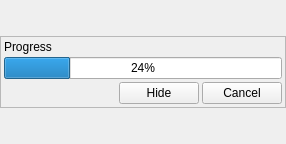
<ui version="4.0" >
 <class>ProgressPanel</class>
 <widget class="QWidget" name="ProgressPanel" >
  <property name="geometry" >
   <rect>
    <x>0</x>
    <y>0</y>
    <width>286</width>
    <height>144</height>
   </rect>
  </property>
  <property name="windowTitle" >
   <string>Progress Panel</string>
  </property>
  <layout class="QGridLayout" >
   <property name="margin" >
    <number>0</number>
   </property>
   <property name="spacing" >
    <number>0</number>
   </property>
   <item row="1" column="0" >
    <spacer>
     <property name="orientation" >
      <enum>Qt::Horizontal</enum>
     </property>
     <property name="sizeHint" >
      <size>
       <width>22</width>
       <height>21</height>
      </size>
     </property>
    </spacer>
   </item>
   <item row="1" column="2" >
    <spacer>
     <property name="orientation" >
      <enum>Qt::Horizontal</enum>
     </property>
     <property name="sizeHint" >
      <size>
       <width>22</width>
       <height>31</height>
      </size>
     </property>
    </spacer>
   </item>
   <item row="2" column="1" >
    <spacer>
     <property name="orientation" >
      <enum>Qt::Vertical</enum>
     </property>
     <property name="sizeHint" >
      <size>
       <width>51</width>
       <height>20</height>
      </size>
     </property>
    </spacer>
   </item>
   <item row="0" column="1" >
    <spacer>
     <property name="orientation" >
      <enum>Qt::Vertical</enum>
     </property>
     <property name="sizeHint" >
      <size>
       <width>16</width>
       <height>20</height>
      </size>
     </property>
    </spacer>
   </item>
   <item row="1" column="1" >
    <widget class="QFrame" name="frame" >
     <property name="autoFillBackground" >
      <bool>true</bool>
     </property>
     <property name="frameShape" >
      <enum>QFrame::StyledPanel</enum>
     </property>
     <property name="frameShadow" >
      <enum>QFrame::Raised</enum>
     </property>
     <layout class="QGridLayout" >
      <property name="margin" >
       <number>3</number>
      </property>
      <property name="spacing" >
       <number>3</number>
      </property>
      <item row="2" column="2" >
       <widget class="QPushButton" name="cancelButton" >
        <property name="text" >
         <string>Cancel</string>
        </property>
       </widget>
      </item>
      <item row="2" column="1" >
       <widget class="QPushButton" name="hideButton" >
        <property name="text" >
         <string>Hide</string>
        </property>
       </widget>
      </item>
      <item row="2" column="0" >
       <spacer>
        <property name="orientation" >
         <enum>Qt::Horizontal</enum>
        </property>
        <property name="sizeHint" >
         <size>
          <width>161</width>
          <height>20</height>
         </size>
        </property>
       </spacer>
      </item>
      <item row="1" column="0" colspan="3" >
       <widget class="QProgressBar" name="progressBar" >
        <property name="value" >
         <number>24</number>
        </property>
        <property name="orientation" >
         <enum>Qt::Horizontal</enum>
        </property>
       </widget>
      </item>
      <item row="0" column="0" colspan="3" >
       <widget class="QLabel" name="label" >
        <property name="autoFillBackground" >
         <bool>false</bool>
        </property>
        <property name="text" >
         <string>Progress</string>
        </property>
       </widget>
      </item>
     </layout>
    </widget>
   </item>
  </layout>
 </widget>
 <resources/>
 <connections/>
</ui>
